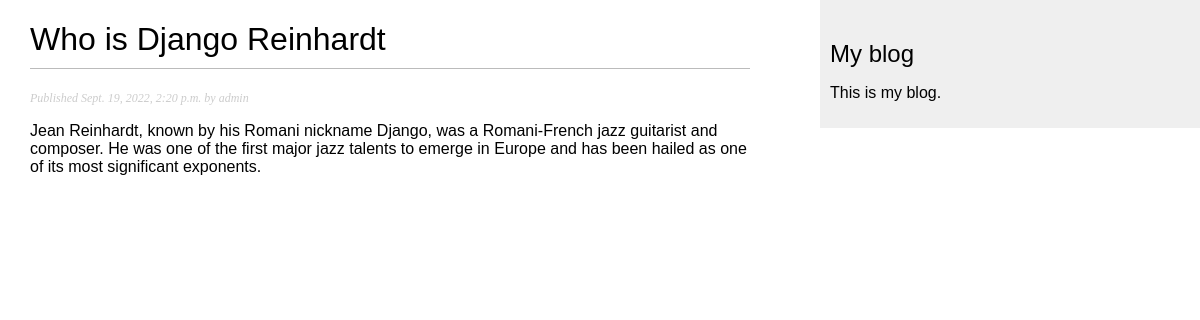
The page /blog/1/ on the database as committed earlier.
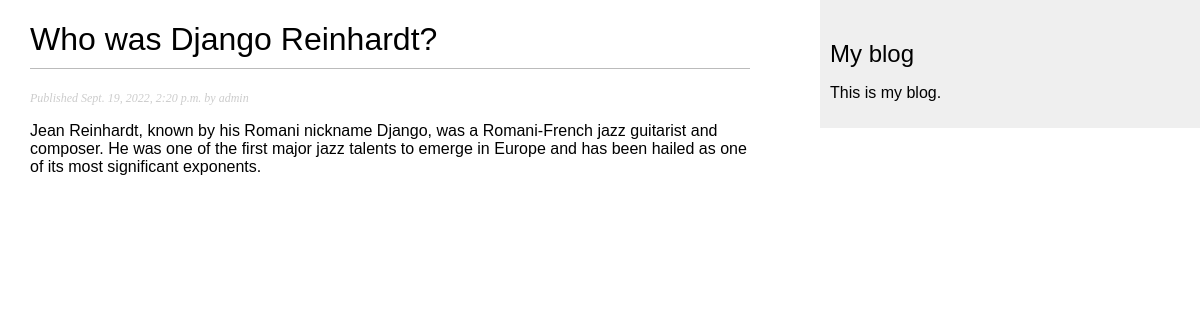
The same page on the database as committed later.
### blog/models.py (models this page shows, shortened)
class Post(models.Model):
    class Status(models.TextChoices):
        DRAFT = 'DF', 'Draft'
        PUBLISHED = 'PB', 'Published'
    title = models.CharField(max_length=250)
    slug = models.SlugField(max_length=250)  #implies an Index by default
    author = models.ForeignKey(User, on_delete=models.CASCADE,
                            related_name='blog_posts')  #a user caan write any number of posts:user.blog_posts
    body = models.TextField()
    publish = models.DateTimeField(default=timezone.now)
    created_at = models.DateTimeField(auto_now_add=True)
    updated = models.DateTimeField(auto_now=True)
    status = models.CharField(max_length=2, choices=Status.choices, default=Status.DRAFT)
    objects = models.Manager()  #the default manager
    published = PublishedManager()  #our custom manager
    class Meta:
        ordering = ['-publish']  #from newest to oldest: in descending order
        indexes = [
            models.Index(fields=['-publish']),
        ]  #to speed up our database query

### blog/views.py (the view)
# urls.py: path('<int:id>/', views.post_detail, name='post_detail'),
def post_detail(request, id):
    post = get_object_or_404(Post,
                            id=id,
                            status=Post.Status.PUBLISHED)
    context = {'post': post}
    return render(request, 'blog/post/detail.html', context)

### blog/templates/blog/post/detail.html (shortened to what this page needs)
{% extends 'blog/base.html' %}
{% block content %}
    <h1>{{ post.title }}</h1>
        <p class="date">
            Published {{ post.publish }} by {{ post.author }}
        </p>
        {{ post.body|linebreaks }}
{% endblock %}

Rows that differ between the two databases and show on the page:
changed Post "admin": title "Who is Django Reinhardt" → "Who was Django Reinhardt?"
